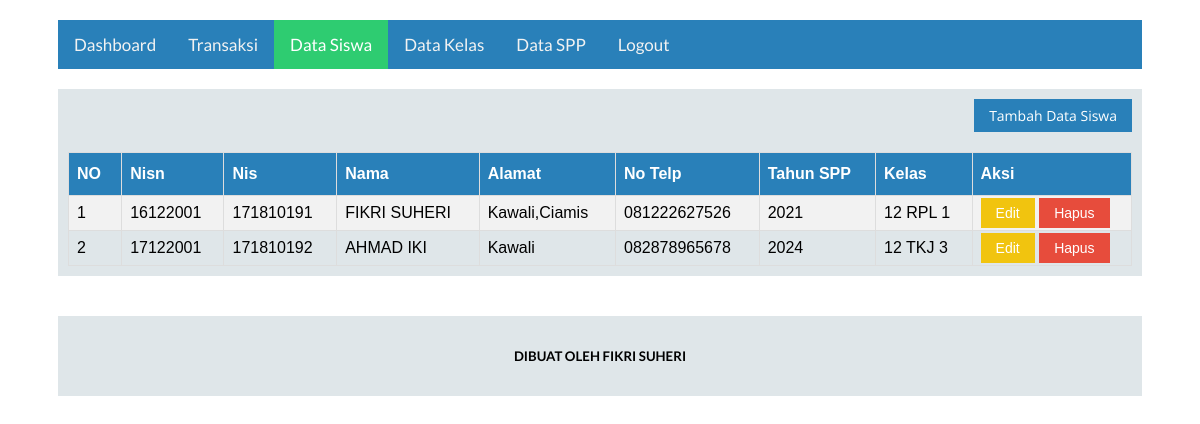
The app's page /admin/datasiswa.php (signed in) with its own data.
### tables this page shows
CREATE TABLE `siswa` (
  `nisn` varchar(10) NOT NULL,
  `nis` varchar(10) NOT NULL,
  `nama` varchar(50) NOT NULL,
  `alamat` text NOT NULL,
  `no_telp` varchar(13) NOT NULL,
  `spp_id` int(11) NOT NULL,
  `kelas_id` int(11) NOT NULL
);

CREATE TABLE `spp` (
  `id_spp` int(11) NOT NULL,
  `tahun` varchar(4) NOT NULL,
  `nominal` int(11) NOT NULL
);

CREATE TABLE `kelas` (
  `id_kelas` int(11) NOT NULL,
  `nama_kelas` varchar(10) NOT NULL,
  `kompetensi_keahlian` varchar(100) NOT NULL
);

### admin/functions.php (called while the page is built, shortened)
<?php
function ambildata($conn,$query){
    $data = mysqli_query($conn,$query);
    while($row = mysqli_fetch_assoc($data)){
        $hasil[] = $row;
    }
    return $hasil;
}
?>

### admin/datasiswa.php (the view, shortened to what this page needs)
<?php
require 'functions.php';
$query = 'SELECT siswa.*,kelas.nama_kelas,spp.tahun FROM siswa
INNER JOIN kelas ON siswa.kelas_id = kelas.id_kelas
INNER JOIN spp ON siswa.spp_id = spp.id_spp';
$page = 'siswa';
$dataspp = ambildata($conn, $query);
?>
<!DOCTYPE html>
<html lang="en">
<head>
    <link rel="stylesheet" href="../assets/admin/style.css">
    <link rel="stylesheet" href="../assets/fikcss/fikcss.css">
</head>
<body>
<?php require 'header.php' ?>
    <div class="container mt-1">
        <div class="bg-grey p-1">
            <div style="overflow: hidden">
                <a href="datasiswatambah.php" class="button open-sans bg-blue" style="float:right">Tambah Data Siswa</a>
            </div>
            <div style="overflow: hidden" class="mt-1">
                <table class="table">
                    <tr>
                        <th width="5%">NO</th>
                        <th>Nisn</th>
                        <th>Nis</th>
                        <th>Nama</th>
                        <th>Alamat</th>
                        <th>No Telp</th>
                        <th>Tahun SPP</th>
                        <th>Kelas</th>
                        <th width="15%">Aksi</th>
                    </tr>
                    <?php $no = 1;
                    foreach ($dataspp as $data) : ?>
                        <tr class="">
                            <td><?= $no++ ?></td>
                            <td><?= $data['nisn'] ?></td>
                            <td><?= $data['nis'] ?></td>
                            <td><?= $data['nama'] ?></td>
                            <td><?= $data['alamat'] ?></td>
                            <td><?= $data['no_telp'] ?></td>
                            <td><?= $data['tahun'] ?></td>
                            <td><?= $data['nama_kelas'] ?></td>
                            <td>
                                <a href="datasiswaedit.php?id=<?= $data['nisn'] ?>" class="button bg-yellow">Edit</a>
                                <a href="datasiswahapus.php?id=<?= $data['nisn'] ?>" onclick=" return confirm('Yakin Menghapus Data ?')" class="button bg-red">Hapus</a>
                            </td>
                        </tr>
                    <?php endforeach; ?>
                </table>
            </div>
        </div>
    </div>
    <?php require 'footer.php' ?>
</body>
</html>

### admin/header.php
<div class="container mt-1">
    <div class="topnav bg-blue">
        <a href="dashboard.php" <?php if($page == 'dashboard'){echo 'class="active"';} ?>>Dashboard</a>
        <a href="transaksi.php" <?php if($page == 'transaksi'){echo 'class="active"';} ?>>Transaksi</a>
        <a href="datasiswa.php"  <?php if($page == 'siswa'){echo 'class="active"';} ?>>Data Siswa</a>
        <a href="datakelas.php" <?php if($page == 'kelas'){echo 'class="active"';} ?>>Data Kelas</a>
        <a href="dataspp.php" <?php if($page == 'spp'){echo 'class="active"';} ?>>Data SPP</a>
        <a href="../logout.php">Logout</a>
    </div>
</div>

### admin/footer.php
<div class="container mt-2">
        <div class="bg-grey p-1">
            <div>
                <h5 class="lato center">DIBUAT OLEH FIKRI SUHERI</h5>
            </div>
        </div>
    </div>

### assets/admin/style.css (style rules this page uses)
.topnav { overflow: hidden; }
.topnav a { font-family: "Lato", sans-serif; float: left; color: #f2f2f2; text-align: center; padding: 14px 16px; text-decoration: none; font-size: 17px; }
.topnav a.active { background-color: #2ecc71; color: white; }

### assets/fikcss/fikcss.css (style rules this page uses)
.container { padding-left: 50px; padding-right: 50px; overflow: hidden; }
.center { text-align: center; width: 100%; }
.mt-1 { margin-top: 20px; }
.mt-2 { margin-top: 40px; }
.p-1 { padding: 10px; }
.bg-blue { background-color: #2980b9; }
.bg-grey { background-color: #dfe6e9; }
.bg-yellow { background-color: #f1c40f; }
.bg-red { background-color: #e74c3c; }
.lato { font-family: "Lato", sans-serif; }
.open-sans { font-family: "Open Sans", sans-serif; }
.button { border: none; color: white; padding: 7px 15px; text-align: center; text-decoration: none; font-size: 14px; }
.table { font-family: "Trebuchet MS", Arial, Helvetica, sans-serif; border-collapse: collapse; width: 100%; }
.table td, .table th { border: 1px solid #ddd; padding: 8px; }
.table tr:nth-child(even) { background-color: #f2f2f2; }
.table th { padding-top: 12px; padding-bottom: 12px; text-align: left; background-color: #2980b9; color: white; }

### records on screen
siswa: nisn "16122001", nis "171810191", nama "FIKRI SUHERI", alamat "Kawali,Ciamis", no_telp "081222627526", spp.tahun "2021", kelas.nama_kelas "12 RPL 1"
siswa: nisn "17122001", nis "171810192", nama "AHMAD IKI", alamat "Kawali", no_telp "082878965678", spp.tahun "2024", kelas.nama_kelas "12 TKJ 3"
